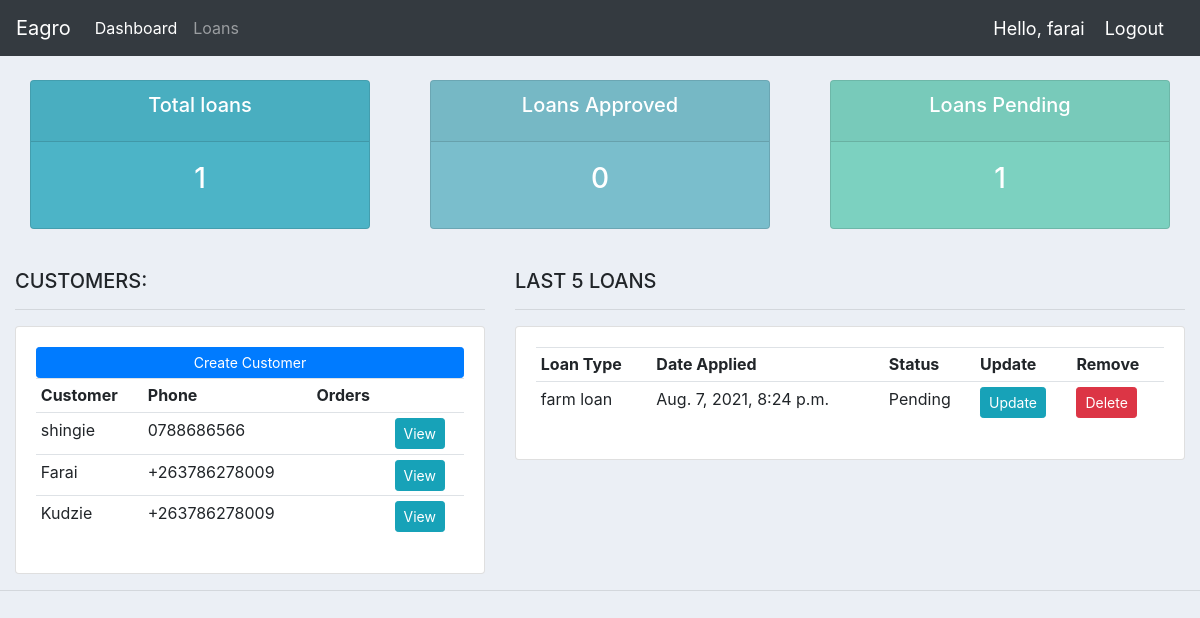
The app's page / (signed in) with its own data.
### accounts/models.py (models this page shows, shortened)
class Customer(models.Model):
    EDUCATION_CHOICES = (
        ('Graduated', 'Graduated'),
        ('A level', 'A level'),
        ('O level', 'O level'),
        ('Primary level', 'Primary level')
    )
    DEDICATION_CHOICES = (
        ('Full time', 'Full time'),
        ('Part time', 'Part time')
    )
    ACCOMMODATION_CHOICES = (
        ('Owner', 'Owner'),
        ('Renting', 'Renting'),
    )
    INCOME_CHOICES = (
        ('Salary', 'Salary'),
        ('Self employed', 'Self employed'),
        ('None', 'No Source of income')
    )
    DISEASES_CHOICES = (
        ('Low', 'Low'),
        ('Mild', 'Mild'),
        ('Severe', 'Severe')
    )
    DRAINAGE_CHOICES = (
        ('Low', 'Low'),
        ('High', 'High'),
    )
    SOIL_CHOICES = (
        ('Clay', 'Clay'),
        ('Loom', 'Loom'),
        ('Sand', 'Sand'),
    )
    LAND_CHOICES = (
        ('Owner', 'Owner'),
        ('Renting', 'Renting'),
    )
    user = models.OneToOneField(User, on_delete=models.CASCADE, blank=True, null=True)
    first_name = models.CharField(max_length=200, null=True)
    last_name = models.CharField(max_length=200, null=True)
    phone = models.CharField(max_length=200, null=True)
    email = models.CharField(max_length=200, null=True)
    profile_pic = models.ImageField(default="img.png", blank=True, null=True)
    date_created = models.DateTimeField(auto_now_add=True, null=True)
    education_level = models.CharField(max_length=20, null=True, choices=EDUCATION_CHOICES)
    dedication = models.CharField(max_length=20, null=True, choices=DEDICATION_CHOICES)
    accommodation_status = models.CharField(max_length=50, null=True, choices=ACCOMMODATION_CHOICES)
    household_size = models.IntegerField(default=1)
    experience_in_farming = models.PositiveIntegerField(default=0)
    total_current_debt = models.FloatField(default=0)
    average_monthly_earnings = models.FloatField(default=0)
    annual_or_season_turnover = models.FloatField(default=0)
    most_recent_annual_or_season_profit = models.FloatField(default=0)
    alternative_source_of_income = models.CharField(max_length=50, null=True, choices=INCOME_CHOICES)
    average_temperature = models.FloatField(default=0)
    moisture_levels = models.PositiveIntegerField(default=0)
    altitude = models.IntegerField(default=0)
    drought_frequencies_in_past_10_years = models.PositiveIntegerField(default=0)
    floods_frequencies_in_past_10_years = models.PositiveIntegerField(default=0)
    pest_and_diseases_frequency = models.CharField(max_length=20, null=True, choices=DISEASES_CHOICES)
    soil_type = models.CharField(max_length=20, choices=SOIL_CHOICES,null=True)
    water_content = models.PositiveIntegerField(default=0)
    temperature = models.IntegerField(default=0)
    potassium_levels = models.IntegerField(default=0)
    nitrogen_Levels = models.IntegerField(default=0)
    drainage = models.CharField(default=0,max_length=20, choices=DRAINAGE_CHOICES)
    land_tenure = models.CharField(max_length=50, choices=LAND_CHOICES ,null=True)
    total_size = models.IntegerField(default=0)
    arable_land_size = models.IntegerField(default=0)
    utilised_land_size = models.IntegerField(default=0)
    number_of_employees = models.IntegerField(default=0)
    farm_assets = models.CharField(max_length=20,null=True)

class Order(models.Model):
    STATUS = (
        ('Approved', 'Approved'),
        ('Pending', 'Pending'),
        ('Rejected', 'Rejected'),
    )
    customer = models.ForeignKey(Customer, on_delete=models.CASCADE)
    loan = models.ForeignKey(Loan, on_delete=models.CASCADE)
    date_created = models.DateTimeField(auto_now_add=True, null=True)
    status = models.CharField(max_length=200, null=True, choices=STATUS)

class Loan(models.Model):
    CATEGORY = (
        ('Farming', 'Farming'),
        ('Civil Servants', 'Civil Servants'),
        ('General', 'General'),
    )
    name_of_loan = models.CharField(max_length=200, null=True)
    amount = models.FloatField(max_length=200, null=True)
    category = models.CharField(max_length=200, null=True, choices=CATEGORY)
    description = models.CharField(max_length=200, null=True, blank=True)
    date_created = models.DateTimeField(auto_now_add=True, null=True)
    def __str__(self):
        return self.name_of_loan

### accounts/decorators.py (the view)
    def wrapper_function(request, *args, **kwargs):
        group = None
        if request.user.groups.exists():
            group = request.user.groups.all()[0].name
        if group == 'customer':
            return redirect('user-page')
        if group == 'admin':
            return view_func(request, *args, **kwargs)

### accounts/views.py (called while the page is built)
@login_required(login_url='login')
@admin_only
def home(request):
    orders = Order.objects.all()
    customers = Customer.objects.all()
    total_customers = customers.count()
    total_orders = orders.count()
    approved = orders.filter(status='Approved').count()
    pending = orders.filter(status='Pending').count()
    context = {
        'orders': orders,
        'customers': customers,
        'total_customers': total_customers,
        'total_orders': total_orders,
        'approved': approved,
        'pending': pending,
    }
    return render(request, 'accounts/dashboard.html', context)

### accounts/templates/accounts/dashboard.html (shortened to what this page needs)
{%  extends 'accounts/main.html' %}
{% block content %}
{%  include 'accounts/status.html' %}
<br>
<div class="row">
	<div class="col-md-5">
		<h5>CUSTOMERS:</h5>
		<hr>
		<div class="card card-body">
			<a class="btn btn-primary  btn-sm btn-block" href="#">Create Customer</a>
			<table class="table table-sm">
				<tr>
					<th>Customer</th>
					<th>Phone</th>
					<th>Orders</th>
					<th></th>
				</tr>
				{% for customer in customers %}
				<tr>
					<td>{{ customer.first_name }}</td>
					<td>{{ customer.phone }}</td>
					<td></td>
					<td><a class="btn btn-sm btn-info" href="{% url 'customer' customer.id %}">View</a></td>
				</tr>
				{% endfor %}
			</table>
		</div>
	</div>
	<div class="col-md-7">
		<h5>LAST 5 LOANS</h5>
		<hr>
		<div class="card card-body">
			<table class="table table-sm">
				<tr>
					<th>Loan Type</th>
					<th>Date Applied</th>
					<th>Status</th>
					<th>Update</th>
					<th>Remove</th>
				</tr>
				{% for order in orders %}
				<tr>
					<td>{{ order.loan}}</td>
					<td>{{ order.date_created }}</td>
					<td>{{ order.status }}</td>
					<td><a class="btn btn-sm btn-info" href="{% url 'update_order' order.id %}">Update</a> </td>
					<td><a class="btn btn-sm btn-danger" href="{% url 'delete_order' order.id %}">Delete</a></td>
				</tr>
				{% endfor %}
			</table>
		</div>
	</div>
</div>
{% endblock %}

### accounts/templates/accounts/navbar.html (shortened to what this page needs)
{% load static %}
<nav class="navbar navbar-expand-lg navbar-dark bg-dark">
  <a class="navbar-brand" href="{% url 'home' %}">Eagro</a>
  <div class="collapse navbar-collapse" id="navbarNav">
    <ul class="navbar-nav">
      <li class="nav-item active">
        {% if request.user.is_staff %}
        <a class="nav-link" href="{% url 'home' %}">Dashboard</a>
      </li>
      <li class="nav-item">
        <a class="nav-link" href="{% url 'products' %}">Loans</a>
      </li>
      {% else %}
       <li class="nav-item">
        <a class="nav-link" href="{% url 'account' %}">Settings</a>
      </li>
      {% endif %}
    </ul>
  </div>
  <span class="hello-msg">Hello, {{ request.user }}</span>
  <span ><a class="hello-msg" href="{% url 'logout'%}">Logout</a></span>
</nav>

### static/css/main.css (style rules this page uses)
body { background-color: #ebeff5; }

### accounts/templates/accounts/navbar.html (style rules this page uses)
.hello-msg { font-size: 18px; color: #fff; margin-right: 20px; }

### records on screen
Customer: first_name "shingie", phone "0788686566"
Customer: first_name "Farai", phone "+263786278009"
Customer: first_name "Kudzie", phone "+263786278009"
Order: loan "farm loan", date_created "Aug. 7, 2021, 8:24 p.m.", status "Pending"

### other values on screen
{{ request.user }} "farai"
{{ total_orders }} "1"
{{ approved }} "0"
{{ pending }} "1"
